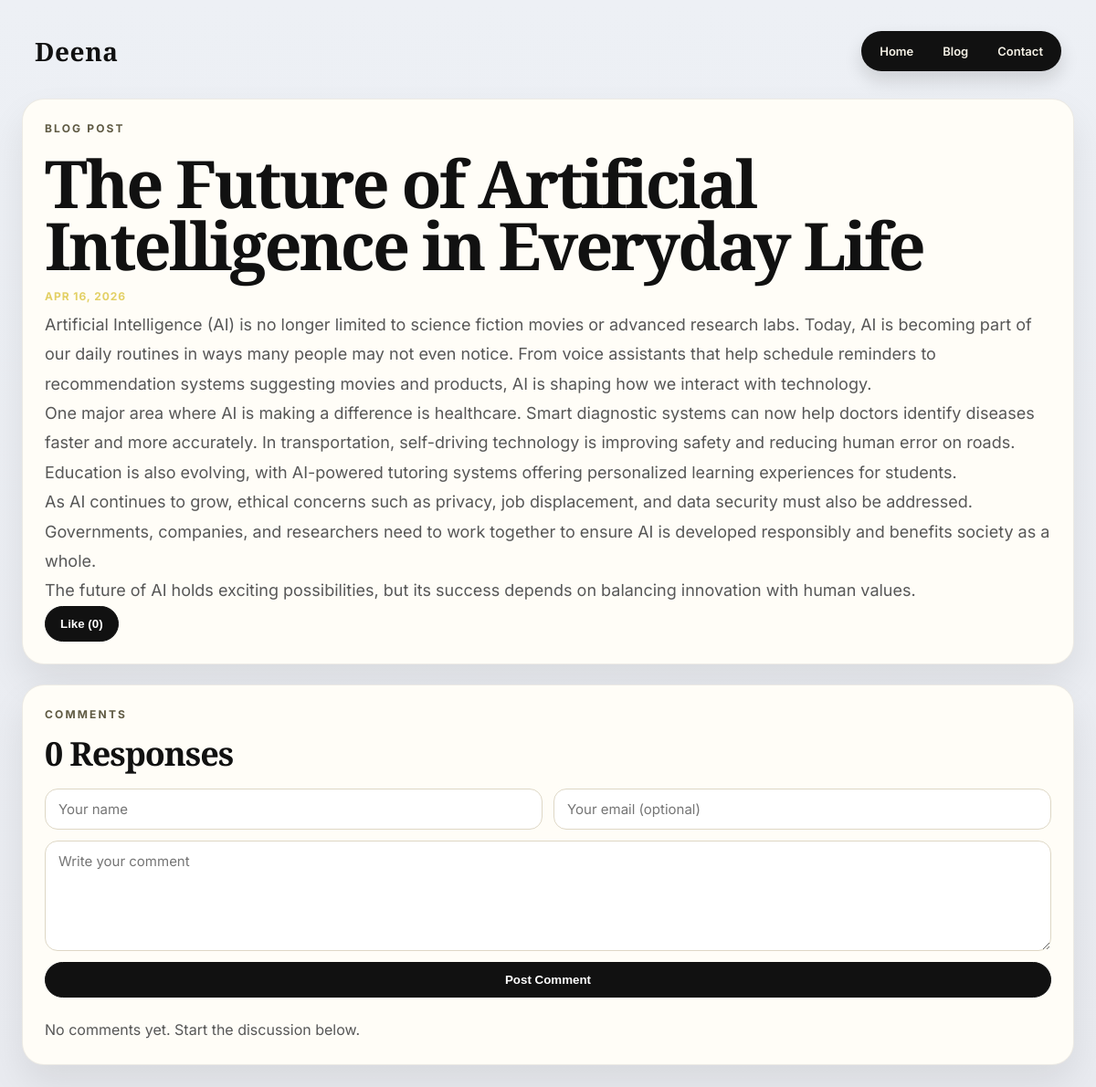
Page /blog/the-future-of-artificial-intelligence-in-everyday-life/ on the committed database.
### web/models.py (models this page shows, shortened)
class BlogModel(models.Model):
    title = models.CharField(max_length=100)
    slug = models.SlugField(max_length=120, unique=True, blank=True, null=True)
    date_uploaded = models.DateTimeField(auto_now_add=True)
    image = models.ImageField(upload_to='blog_images/', blank=True, null=True)
    body = models.TextField(max_length=5000)
    likes = models.PositiveIntegerField(default=0)
    class Meta:
        ordering = ['-date_uploaded']

### web/views.py (the view, shortened to what this page needs)
# urls.py: path('blog/<slug:slug>/', blog_detail, name='blog_detail'),
def blog_detail(request, slug):
    post = get_object_or_404(BlogModel, slug=slug)
    return render(request, 'blog_detail.html', {'post': post})

### web/templates/blog_detail.html (shortened to what this page needs)
{% load static %}
<!DOCTYPE html>
<html lang="en">
<head>
  <link rel="stylesheet" href="{% static 'web/style.css' %}">
</head>
<body>
  <header class="topbar">
    <div class="logo">Deena</div>
    <nav class="nav-pill" aria-label="Primary navigation">
      <a href="{% url 'index' %}">Home</a>
      <a href="{% url 'blog_list' %}">Blog</a>
      <a href="{% url 'index' %}#contact">Contact</a>
    </nav>
  </header>
  <main class="blog-detail-page">
    <article class="blog-detail-card">
      <p class="eyebrow">Blog Post</p>
      <h1>{{ post.title }}</h1>
      <p class="blog-date">{{ post.date_uploaded|date:"M d, Y" }}</p>
      <div class="blog-detail-body">
        {{ post.body|linebreaks }}
      </div>
      <div class="blog-action-row">
        <form method="post" class="inline-form">
          <button type="submit" class="like-button">Like ({{ post.likes }})</button>
        </form>
      </div>
    </article>
    <section class="comments-card">
      <div class="section-heading">
        <div>
          <p class="eyebrow">Comments</p>
          <h2>{{ post.comments.count }} Responses</h2>
        </div>
      </div>
      <form method="post" class="comment-form">
        <div class="comment-grid">
          <input type="text" name="name" placeholder="Your name" required>
          <input type="email" name="email" placeholder="Your email (optional)">
        </div>
        <textarea name="content" rows="5" placeholder="Write your comment" required></textarea>
        <button type="submit">Post Comment</button>
      </form>
      <div class="comment-list">
        {% for comment in post.comments.all %}
          <article class="comment-item">
            <div class="comment-meta">
              <strong>{{ comment.name }}</strong>
              <span>{{ comment.created_at|date:"M d, Y H:i" }}</span>
            </div>
            <p>{{ comment.content|linebreaksbr }}</p>
          </article>
        {% empty %}
          <p class="section-text">No comments yet. Start the discussion below.</p>
        {% endfor %}
      </div>
    </section>
  </main>
</body>
</html>

### web/static/web/style.css (style rules this page uses)
* { margin: 0; padding: 0; box-sizing: border-box; }
:root { --page-bg: #e9ebf0; --panel: #f7f3e8; --paper: #fffdf7; --ink: #111111; --muted: #575757; --line: #ded7c5; --soft-line: rgba(17, 17, 17, 0.08); --accent: #e3d065; --accent-2: #d6c8a0; --dark: #121212; }
html { scroll-behavior: smooth; }
body { font-family: 'Inter', 'Segoe UI', sans-serif; background: linear-gradient(180deg, #edf0f5 0%, var(--page-bg) 100%); color: var(--ink); padding: 24px; }
.topbar { display: flex; justify-content: space-between; align-items: center; gap: 16px; max-width: 1480px; margin: 0 auto 20px; padding: 10px 14px; }
.logo { font-family: 'Playfair Display', Georgia, serif; font-size: 28px; font-weight: 800; letter-spacing: 0.02em; }
.nav-pill { display: inline-flex; align-items: center; gap: 4px; padding: 6px; border-radius: 999px; background: #111111; box-shadow: 0 10px 20px rgba(17, 17, 17, 0.14); }
.nav-pill a { text-decoration: none; color: #f7f3e8; font-size: 13px; font-weight: 600; padding: 8px 14px; border-radius: 999px; transition: background-color 0.2s ease, color 0.2s ease; }
.eyebrow { font-size: 12px; font-weight: 700; letter-spacing: 0.18em; text-transform: uppercase; color: #5f5a43; margin-bottom: 18px; }
.section-heading { display: flex; justify-content: space-between; gap: 18px; align-items: end; margin-bottom: 20px; }
.section-heading h2, .blog-panel h2, .contact-panel h2 { font-family: 'Playfair Display', Georgia, serif; font-size: clamp(2rem, 3vw, 3rem); line-height: 1; letter-spacing: -0.03em; }
.section-text { color: var(--muted); font-size: 16px; line-height: 1.7; max-width: 42ch; }
.blog-date { font-size: 12px; font-weight: 700; letter-spacing: 0.08em; text-transform: uppercase; color: var(--accent); margin-bottom: 8px; }
.blog-page, .blog-detail-page { max-width: 1200px; margin: 0 auto; display: grid; gap: 22px; }
.blog-page-hero, .blog-list-card, .blog-detail-card, .comments-card { background: var(--paper); border: 1px solid var(--soft-line); border-radius: 24px; box-shadow: 0 20px 40px rgba(17, 17, 17, 0.08); }
.blog-page-hero h1, .blog-detail-card h1 { font-family: 'Playfair Display', Georgia, serif; font-size: clamp(3rem, 6vw, 5rem); line-height: 0.95; letter-spacing: -0.04em; margin-bottom: 14px; }
.blog-list-card, .blog-detail-card, .comments-card { padding: 24px; }
.blog-list-meta, .blog-action-row, .comment-meta { display: flex; align-items: center; justify-content: space-between; gap: 12px; flex-wrap: wrap; }
.like-button, .comment-form button { background: #111111; color: #ffffff; border-color: #111111; }
.blog-detail-body { font-size: 18px; line-height: 1.8; color: var(--muted); }
.comment-form { display: grid; gap: 12px; margin-bottom: 22px; }
.comment-grid { display: grid; grid-template-columns: repeat(2, minmax(0, 1fr)); gap: 12px; }
.comment-form input, .comment-form textarea { width: 100%; border: 1px solid var(--line); border-radius: 14px; padding: 12px 14px; font-family: inherit; font-size: 15px; background: #ffffff; }
.comment-list { display: grid; gap: 14px; }
button { padding: 11px 16px; border: 1px solid rgba(17, 17, 17, 0.15); border-radius: 999px; background: #ffffff; color: #111111; font-weight: 700; cursor: pointer; transition: transform 0.2s ease, background-color 0.2s ease, color 0.2s ease; }

### rows in the picture
BlogModel: title "The Future of Artificial Intelligence in Everyday Life", date_uploaded "APR 16, 2026", body "Artificial Intelligence (AI) is no longer limited to science fiction movies or advanced research labs. Today, AI is becoming part of our daily routines in ways many people may not even notice. From voice assistants that help schedule reminders to recommendation systems suggesting movies and products, AI is shaping how we interact with technology. One major area where AI is making a difference is healthcare. Smart diagnostic systems can now help doctors identify diseases faster and more accurately. In transportation, self-driving technology is improving safety and reducing human error on roads. Education is also evolving, with AI-powered tutoring systems offering personalized learning…", likes "0", comments.count "0"
